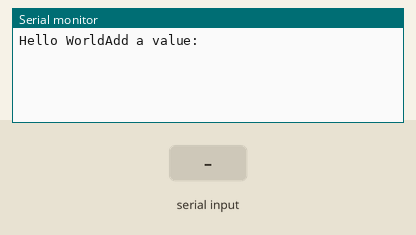
Simulated run of this program. Board: Arduino Mega 2560, built with avr-gcc and run on an emulated ATmega2560. On the bench: the last lines printed to the serial monitor. The test bench sets the inputs (shaded band).

Above: at 1.2 s.
1.3 s: byte 30 received over Serial
At 1.46 s:
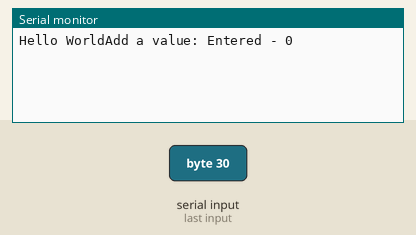
At 1.86 s:
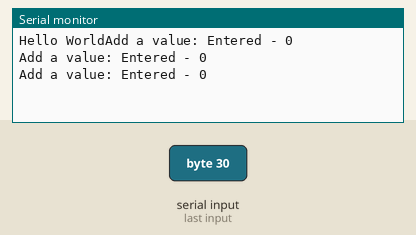

Measured:
- after the input at 1.3 s, the serial monitor: prints a new line at once (image 1)

The program:

main.cpp
```cpp
#include <Arduino.h>

#include "lab_1_app/lab_1_app.h"
#include "lab_2_app/lab_2_app.h"

// #define APP_NAME LAB_1

#define APP_NAME LAB_2

void setup()
{
// put your setup code here, to run once:
#if APP_NAME == LAB_1
  lab_1_app_setup();
#endif

#if APP_NAME == LAB_2
  lab_2_app_setup();
#endif
}

void loop()
{
// put your main code here, to run repeatedly:F
#if APP_NAME == LAB_1
  lab_1_app_loop();
#endif

#if APP_NAME == LAB_2
  lab_2_app_loop();
#endif
}
```

dd_button.cpp
```cpp

```

dd_led.cpp
```cpp
#include "dd_led.h"
#include "Arduino.h"

void dd_led_setup()
{
    pinMode(DD_LED_PIN, OUTPUT);
}
void dd_led_turn_on()
{
    digitalWrite(DD_LED_PIN, HIGH);
}
void dd_led_turn_off()
{
    digitalWrite(DD_LED_PIN, LOW);
}
int dd_led_is_on()
{
    return (digitalRead(DD_LED_PIN) == HIGH);
}
void dd_led_toggle()
{
    if(dd_led_is_on()) {
        dd_led_turn_off();
    } else {
        dd_led_turn_on();
    }
}
```

dd_led.h
```cpp
#ifndef DD_LED_H
#define DD_LED_H

// Include any necessary libraries here

// Define any constants or macros here
#define DD_LED_PIN 13

// Declare any global variables here

// Declare any function prototypes here
void dd_led_setup();
void dd_led_turn_on();
void dd_led_turn_off();
int dd_led_is_on();
void dd_led_toggle();

#endif // DD_LED_H
```

lab_1_app.cpp
```cpp
#include "lab_1_app.h"

void lab_1_app_setup(){

}

void lab_1_app_loop(){

}
```

lab_1_app.h
```cpp
#ifndef LAB_1_APP_H
#define LAB_1_APP_H

// Include any necessary libraries here

// Define any constants or global variables here

// Declare function prototypes here
void lab_1_app_setup();
void lab_1_app_loop();

#endif // LAB_1_APP_H
```

lab_2_app.cpp
```cpp
#include "lab_2_app.h"
#include "srv_serial_stdio/srv_serial_stdio.h"

#include <Arduino.h>
#include <stdio.h>

void lab_2_app_setup(){
    srv_serial_setup();
    printf("Hello World");
}

void lab_2_app_loop(){
    printf("Add a value: ");
    int val;

    scanf("%d", &val);
    printf("Entered - %d\n", val);
    delay(200);
}
```

lab_2_app.h
```cpp
#ifndef LAB_2_APP_H
#define LAB_2_APP_H

// Include any necessary libraries here

// Define any constants or global variables here

// Declare function prototypes here

void lab_2_app_setup();
void lab_2_app_loop();

#endif // LAB_2_APP_H
```

srv_serial_stdio.cpp
```cpp
#include "srv_serial_stdio.h"

#include<Arduino.h>

FILE* srv_serial_stdio_stream;

void srv_serial_setup() {
  Serial.begin(9600);
  //pentru esp32 nu e nevoie de asta
  srv_serial_stdio_stream = fdevopen(srv_serial_put_char, srv_serial_get_char);
  stdin = stdout = stderr = srv_serial_stdio_stream;

}


char srv_serial_get_char(void) {
    char c;

    while (!Serial.available());

    c = Serial.read();

    return c;
}

void srv_serial_put_char(char c) {
    Serial.write(c);
}
```

srv_serial_stdio.h
```cpp
#ifndef SRV_SERIAL_STDIO
#define SRV_SERIAL_STDIO

void srv_serial_setup();
char srv_serial_get_char(void);
void srv_serial_put_char(char c);

#endif
```
